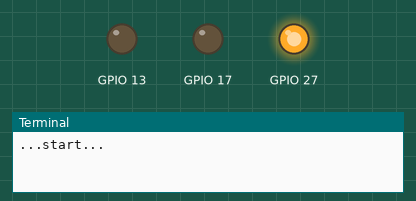
Bench run of a program on a simulated Raspberry Pi (BCM pin numbers). On the bench: output pins drawn as LEDs (lit = HIGH), the last lines printed to the terminal.

Above: at 0.05 s.
At 0.75 s:
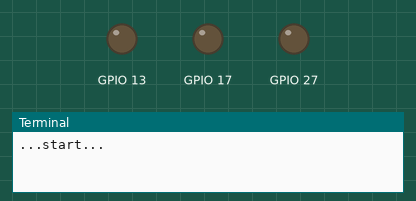
At 1.45 s:
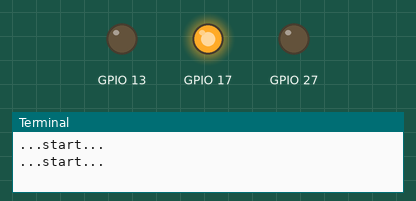
At 2.85 s:
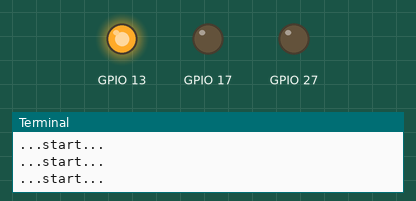
Timing chart, 0 to 3.1 s (numbered marks = the images above):
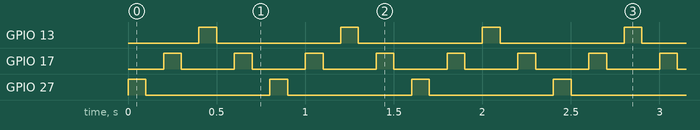

The program:

led.py
```python
#!/usr/bin/env python

import RPi.GPIO as GPIO
import time

GPIO.setmode(GPIO.BCM)
GPIO.setup(27,GPIO.OUT)
GPIO.setup(17,GPIO.OUT)
GPIO.setup(13,GPIO.OUT)

try:
    while True:

        print '...start...'
        GPIO.output(27, 1)
        time.sleep(0.1)
        GPIO.output(27, 0)
        time.sleep(0.1)
        GPIO.output(17, 1)
        time.sleep(0.1)
        GPIO.output(17, 0)
        time.sleep(0.1)
        GPIO.output(13, 1)
        time.sleep(0.1)
        GPIO.output(13, 0)
        time.sleep(0.1)
        GPIO.output(17, 1)
        time.sleep(0.1)
        GPIO.output(17, 0)
        time.sleep(0.1)
        # GPIO.output(LedPin, GPIO.HIGH)
        # time.sleep(0.5)
        # GPIO.output(LedPin, GPIO.LOW)
        # time.sleep(0.5)
        # GPIO.output(LedPin, GPIO.HIGH)
        # time.sleep(0.5)

except KeyboardInterrupt:
    GPIO.output(27, 0)
    GPIO.output(17, 0)
    GPIO.output(13, 0)
    GPIO.cleanup()
```

Measured:
- by itself, GPIO 13, GPIO 27: alternates HIGH for 0.10 s and LOW for 0.70 s
- by itself, GPIO 17: alternates HIGH for 0.10 s and LOW for 0.30 s
